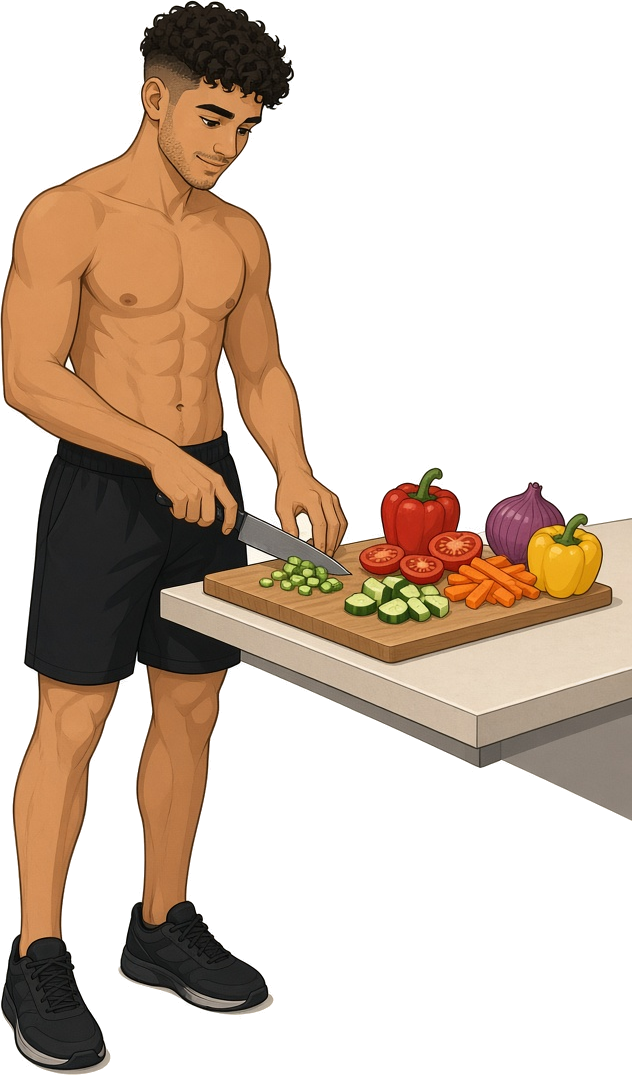
#> input picture lik/lik-05-povrce.png, 632 x 1075 px, given in place of lik-05-povrce.png.png, which was not available
$ python render.py ../lik/lik-05-povrce.png
#> lines starting #> are read from the running program, lines starting #| are printed output that depends on the picture
import re,sys,os,asyncio
from playwright.async_api import async_playwright
P='/tmp/claude-0/-home-claude/fe614ef2-2319-5380-86af-14d2f5ef6984/scratchpad/carousel1/project/'
W=os.getcwd()
ids={'9671f9546c249e48654437debc242c7e':'lik-01-ledja','3611d7780f5130871fb312eec61a1e3a':'lik-02-pokazuje','1018032dc677b84dc8034eb423d6ab12':'lik-03-dupli-biceps','f3e0d073bfccc5df5fff6987a0226a6b':'lik-04-odmor','214ad85032ec344635298ad0a7f782d1':'lik-05-povrce','db735d93583d0b34b8752fd50d4d5356':'lik-06-voda','24de219cd38e787aa493faf2a87baad4':'lik-07-obrok','63570142a3da1a1ebda4b74d6ae42950':'lik-08-cucanj','4bf72a4005283873a58b321d095e4163':'lik-09-sklek','758349ad60d2cbb2d46819eec48e6db7':'lik-10-san','a801d5dbdab6fd0c347dcf41adc8d8c1':'lik-11-trk','e85042ab6e940f826e203f89126c4c3f':'lik-12-hod-napred','97f6d2687ab8edc3edcdb9d6af1c7e1d':'lik-13-hod-profil','ff597d1bf01ca01d18dbee37987e1206':'lik-14-okret'}
ff=''
for fam,pk,ws in (('Barlow','barlow',(500,600,700)),('Barlow Condensed','barlow-condensed',(800,900))):
    for w in ws:
        for sub,rng in (('latin','U+0000-00FF,U+2000-206F'),('latin-ext','U+0100-024F')):
            ff+=f"@font-face{{font-family:'{fam}';font-weight:{w};src:url('file://{W}/node_modules/@fontsource/{pk}/files/{pk}-{sub}-{w}-normal.woff2') format('woff2');unicode-range:{rng}}}\n"
async def main(names):
    async with async_playwright() as p:
        b=await p.chromium.launch(); pg=await b.new_page(viewport={'width':1080,'height':1350})
        for n in names:
            s=open(P+n+'.dc.html').read()
            body=re.search(r'</helmet>(.*)</x-dc>',s,re.S).group(1)
            body=re.sub(r'/_blob/([0-9a-f]{32})',lambda m:'file:///home/claude/carousel-assets/'+ids[m.group(1)]+'.png',body)
            html=f"<!doctype html><meta charset=utf-8><style>{ff}body{{margin:0}}</style>{body}"
            open(f'{n}.html','w').write(html)
            await pg.goto(f'file://{W}/{n}.html'); await pg.evaluate('document.fonts.ready'); await pg.wait_for_timeout(300)
            await pg.screenshot(path=f'{n}.png')
        await b.close()
names=sys.argv[1:]
asyncio.run(main(names))
#> (the call stopped at `async def main(names): async with async_playwright() as p: b=await p.c..`: playwright is not available in this run)
from PIL import Image
ims=[Image.open(n+'.png').resize((540,675)) for n in names]
#> ims = 1 item
sh=Image.new('RGB',(540*len(ims)+10*(len(ims)-1),675),(60,60,60))
#> sh: PIL image 540x675 RGB; every value is 60
for i,im in enumerate(ims): sh.paste(im,(i*550,0))
#> this loop made 1 pass
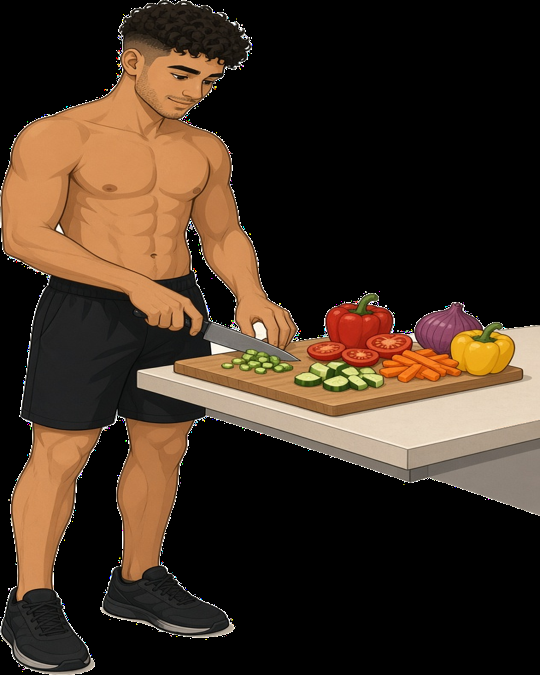
#> sh: PIL image 540x675 RGB; mean R, G, B 64, 47.6, 33.9
sh.save('preview.png')

$ run again, on lik/lik-06-voda.png
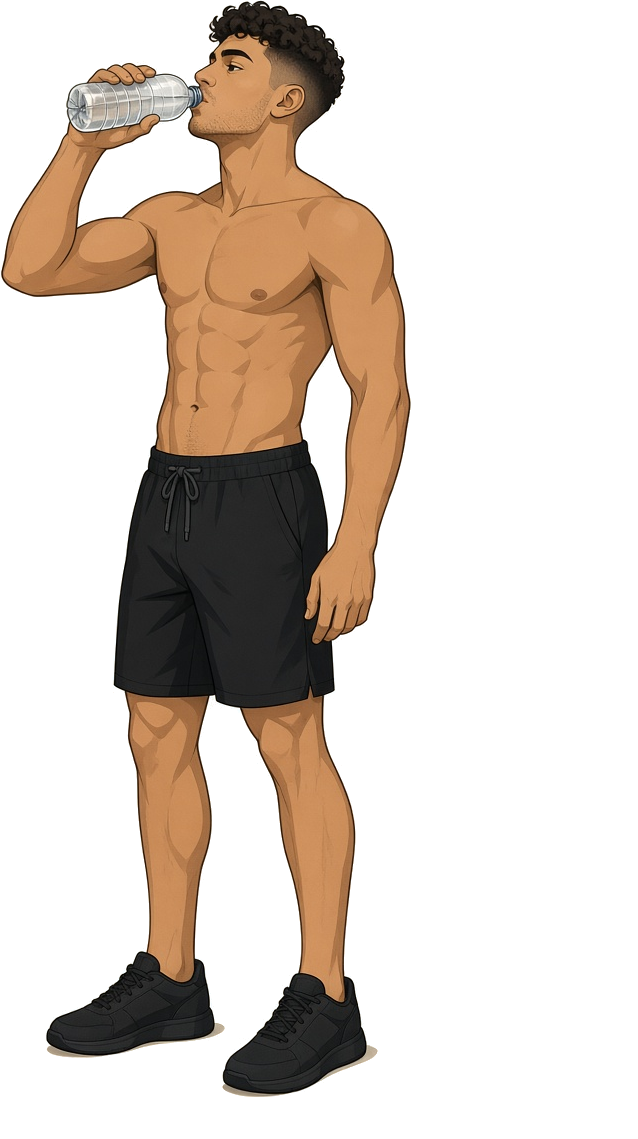
#> input picture lik/lik-06-voda.png, 638 x 1139 px, given in place of lik-06-voda.png.png, which was not available
#> ims = 1 item
#> the loop `for i,im in enumerate(ims): sh.paste(im,(i*550,0))` made 1 pass
#> after the loop `for i,im in enumerate(ims): sh.paste(im,(i*550,0))`:
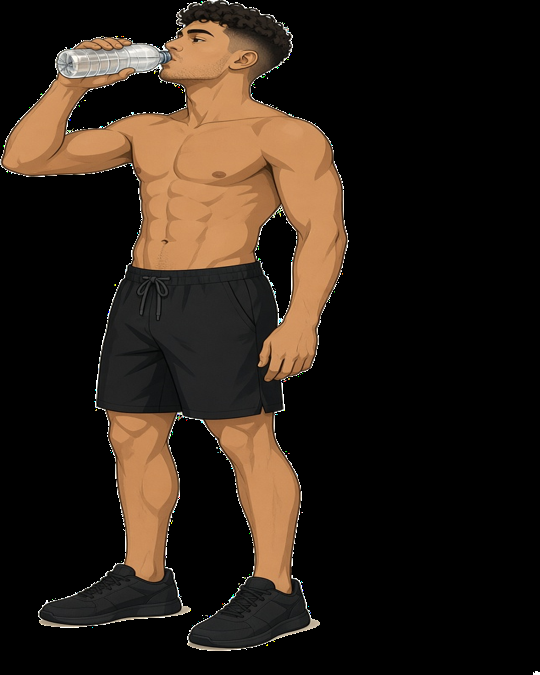
#> sh: PIL image 540x675 RGB; mean R, G, B 42, 31.4, 22.5

$ run again, on lik/lik-07-obrok.png
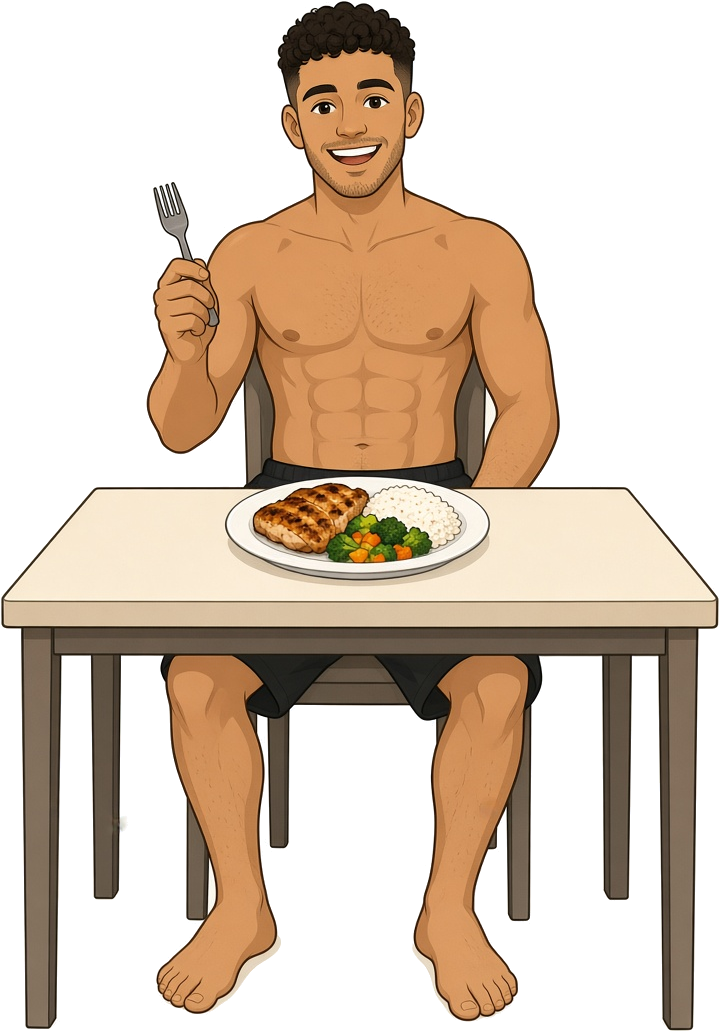
#> input picture lik/lik-07-obrok.png, 719 x 1031 px, given in place of lik-07-obrok.png.png, which was not available
#> ims = 1 item
#> the loop `for i,im in enumerate(ims): sh.paste(im,(i*550,0))` made 1 pass
#> after the loop `for i,im in enumerate(ims): sh.paste(im,(i*550,0))`:
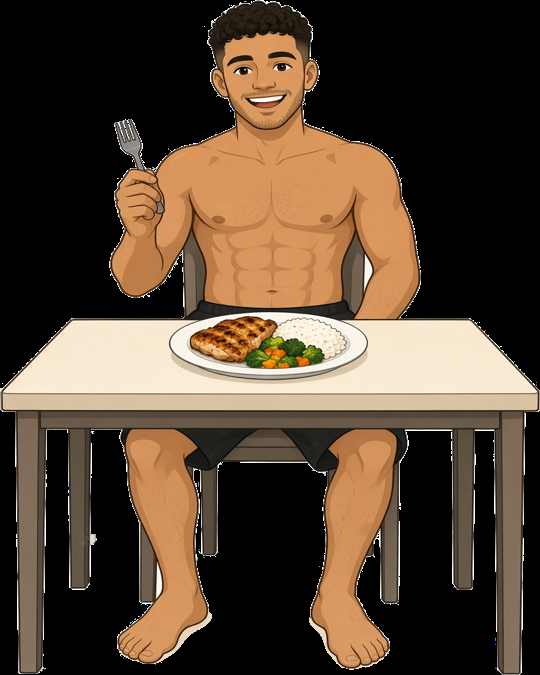
#> sh: PIL image 540x675 RGB; mean R, G, B 83.8, 66.7, 50.4
